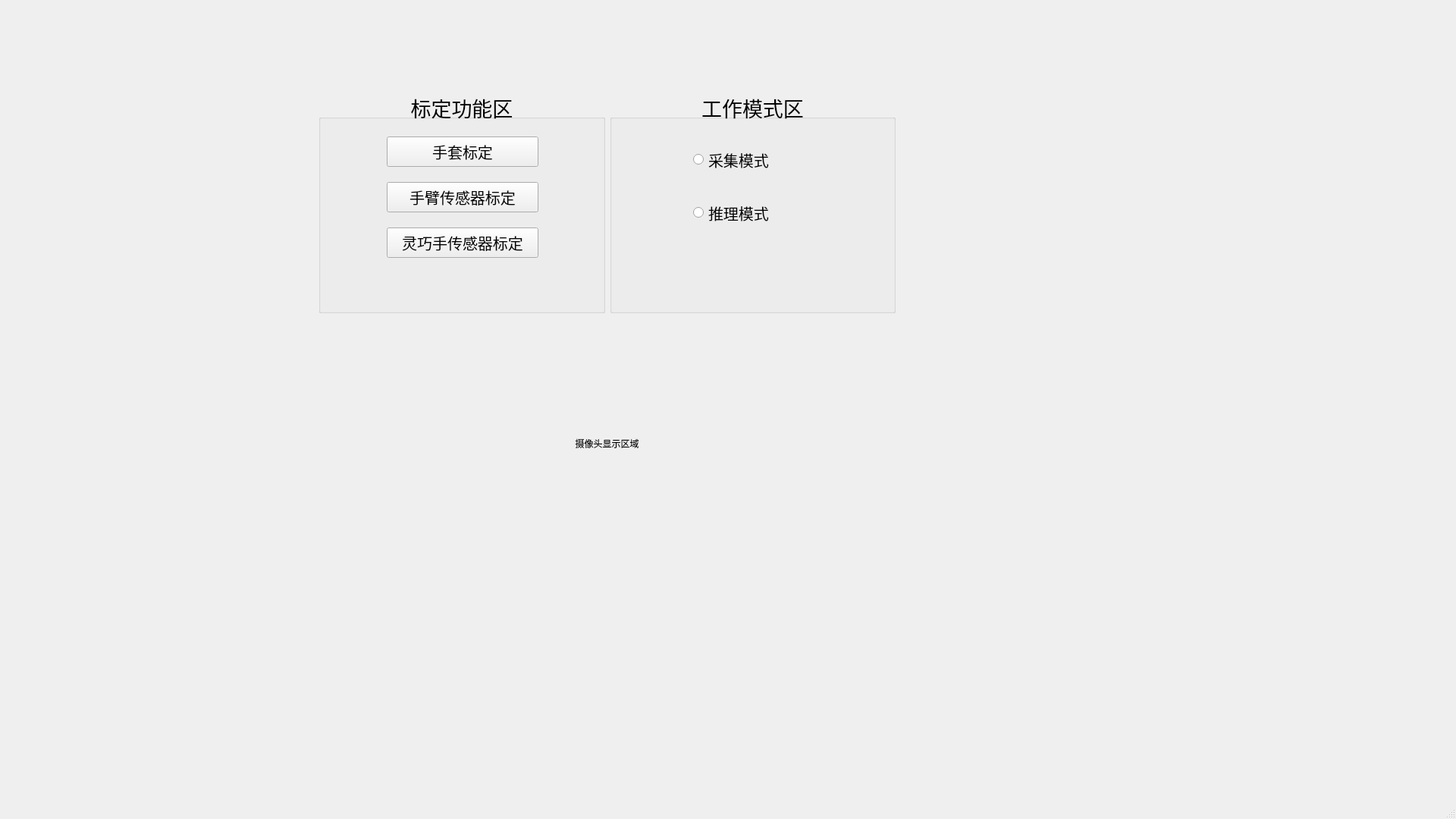
<?xml version="1.0" encoding="UTF-8"?>
<ui version="4.0">
 <class>MainWindow</class>
 <widget class="QMainWindow" name="MainWindow">
  <property name="geometry">
   <rect>
    <x>0</x>
    <y>0</y>
    <width>1920</width>
    <height>1080</height>
   </rect>
  </property>
  <property name="windowTitle">
   <string>MainWindow</string>
  </property>
  <widget class="QWidget" name="centralwidget">
   <widget class="QWidget" name="verticalLayoutWidget">
    <property name="geometry">
     <rect>
      <x>390</x>
      <y>80</y>
      <width>821</width>
      <height>691</height>
     </rect>
    </property>
    <layout class="QVBoxLayout" name="verticalLayout">
     <property name="leftMargin">
      <number>20</number>
     </property>
     <property name="topMargin">
      <number>30</number>
     </property>
     <property name="rightMargin">
      <number>20</number>
     </property>
     <property name="bottomMargin">
      <number>30</number>
     </property>
     <item>
      <layout class="QHBoxLayout" name="horizontalLayout_2">
       <property name="leftMargin">
        <number>10</number>
       </property>
       <property name="topMargin">
        <number>10</number>
       </property>
       <property name="rightMargin">
        <number>10</number>
       </property>
       <property name="bottomMargin">
        <number>10</number>
       </property>
       <item>
        <widget class="QGroupBox" name="groupBox">
         <property name="font">
          <font>
           <pointsize>20</pointsize>
          </font>
         </property>
         <property name="title">
          <string>标定功能区</string>
         </property>
         <property name="alignment">
          <set>Qt::AlignmentFlag::AlignCenter</set>
         </property>
         <widget class="QPushButton" name="gloveIMUCalib_button">
          <property name="geometry">
           <rect>
            <x>90</x>
            <y>180</y>
            <width>200</width>
            <height>40</height>
           </rect>
          </property>
          <property name="font">
           <font>
            <pointsize>15</pointsize>
           </font>
          </property>
          <property name="text">
           <string>灵巧手传感器标定</string>
          </property>
         </widget>
         <widget class="QPushButton" name="inspireCalib_button">
          <property name="geometry">
           <rect>
            <x>90</x>
            <y>120</y>
            <width>200</width>
            <height>40</height>
           </rect>
          </property>
          <property name="font">
           <font>
            <pointsize>15</pointsize>
           </font>
          </property>
          <property name="text">
           <string>手臂传感器标定</string>
          </property>
         </widget>
         <widget class="QPushButton" name="gloveCalib_button">
          <property name="geometry">
           <rect>
            <x>90</x>
            <y>60</y>
            <width>200</width>
            <height>40</height>
           </rect>
          </property>
          <property name="font">
           <font>
            <pointsize>15</pointsize>
           </font>
          </property>
          <property name="text">
           <string>手套标定</string>
          </property>
         </widget>
        </widget>
       </item>
       <item>
        <widget class="QGroupBox" name="groupBox_2">
         <property name="font">
          <font>
           <pointsize>20</pointsize>
          </font>
         </property>
         <property name="title">
          <string>工作模式区</string>
         </property>
         <property name="alignment">
          <set>Qt::AlignmentFlag::AlignCenter</set>
         </property>
         <widget class="QRadioButton" name="radioButton">
          <property name="geometry">
           <rect>
            <x>110</x>
            <y>60</y>
            <width>151</width>
            <height>61</height>
           </rect>
          </property>
          <property name="font">
           <font>
            <pointsize>15</pointsize>
           </font>
          </property>
          <property name="text">
           <string>采集模式</string>
          </property>
         </widget>
         <widget class="QRadioButton" name="radioButton_2">
          <property name="geometry">
           <rect>
            <x>110</x>
            <y>130</y>
            <width>141</width>
            <height>61</height>
           </rect>
          </property>
          <property name="font">
           <font>
            <pointsize>15</pointsize>
           </font>
          </property>
          <property name="text">
           <string>推理模式</string>
          </property>
         </widget>
        </widget>
       </item>
      </layout>
     </item>
     <item>
      <layout class="QHBoxLayout" name="horizontalLayout_3">
       <item>
        <widget class="QLabel" name="label">
         <property name="text">
          <string>摄像头显示区域</string>
         </property>
         <property name="alignment">
          <set>Qt::AlignmentFlag::AlignCenter</set>
         </property>
        </widget>
       </item>
      </layout>
     </item>
    </layout>
   </widget>
  </widget>
  <widget class="QMenuBar" name="menubar">
   <property name="geometry">
    <rect>
     <x>0</x>
     <y>0</y>
     <width>1920</width>
     <height>27</height>
    </rect>
   </property>
  </widget>
  <widget class="QStatusBar" name="statusbar"/>
 </widget>
 <resources/>
 <connections/>
</ui>
